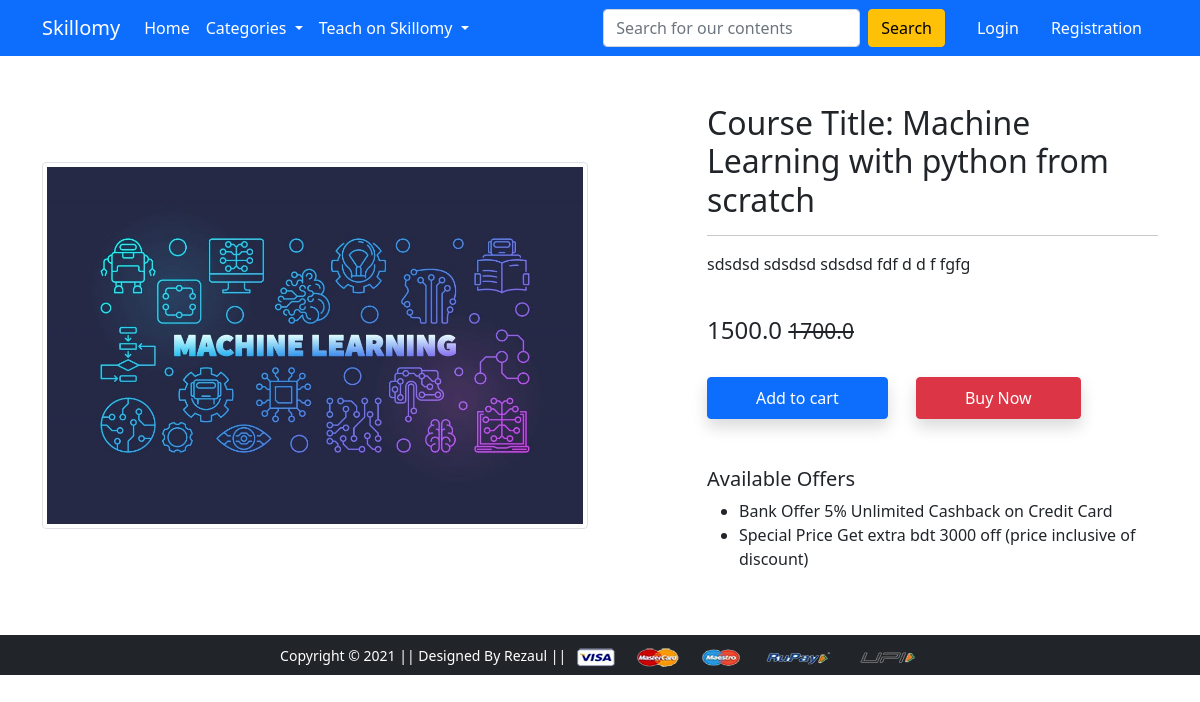
Page /product-detail/4 on the committed database.
### app/models.py (models this page shows, shortened)
class Product(models.Model):
	title=models.CharField(max_length=50)
	selling_price= models.FloatField()
	discounted_price=models.FloatField()
	description=models.CharField(max_length=200)
	category=models.CharField(choices=CATEGORY_CHOICES, max_length=2)
	product_image=models.ImageField(upload_to='productimg')

### app/views.py (the view)
# urls.py: path('product-detail/<int:pk>', views.ProductDetailView.as_view(), name='product-detail'),
class ProductDetailView(View):
	def get(self,request,pk):
		course=Product.objects.get(pk=pk)
		context={'course':course}
		return render (request, 'app/productdetail.html',context)

### app/templates/app/productdetail.html (shortened to what this page needs)
{% extends 'app/base.html' %}
{% load static %}
{% block main-content %}
<div class="container my-5">
  <div class="row">
    <div class="col-sm-6 text-center align-self-center">
      <img src="{{course.product_image.url}}" alt="" class="img-fluid img-thumbnail">
    </div>
    <div class="col-sm-5 offset-sm-1">
      <h2>Course Title: {{course.title}} </h2>
      <hr>
      <p>{{course.description}} </p> <br>
      <h4>{{course.discounted_price}} <small class="fw-light text-decoration-line-through">{{course.selling_price}}</small></h4> <br>
      <form class="d-inline" action="/add-to-cart">
        <button type="submit" class="btn btn-primary shadow px-5 py-2">Add to cart</button>
      </form>
      <a href="{% url 'buy-now' %}" class="btn btn-danger shadow px-5 py-2 ms-4">Buy Now</a>
      <h5 class="mt-5">Available Offers</h5>
      <ul>
        <li>Bank Offer 5% Unlimited Cashback on Credit Card</li>
        <li>Special Price Get extra bdt 3000 off (price inclusive of discount)</li>
      </ul>
    </div>
  </div>
</div>
{% endblock main-content %}

### rows in the picture
Product: product_image (picture), title "Machine Learning with python from scratch", description "sdsdsd sdsdsd sdsdsd fdf d d f fgfg", discounted_price "1500.0", selling_price "1700.0"
